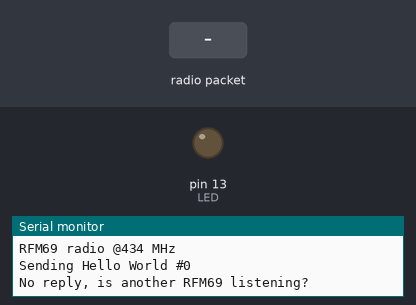
Simulated run of this sketch. Board: Arduino Uno, built with avr-gcc and run on an emulated ATmega328P. On the bench: output pins drawn as LEDs (lit = HIGH), the last lines printed to the serial monitor. Dashed ring = blinking. The test bench sets the inputs (shaded band). No radio packets arrive unless stated; pins used as bus, display or sensor lines are not drawn.

Above: at 1.9 s.
2.0 s: radio packet "1" arrives
At 2.65 s:
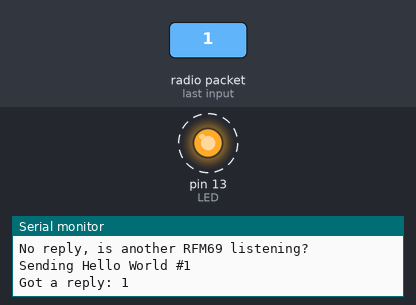
Timing chart, 0 to 5.0 s (numbered marks = the images above; inputs shaded):
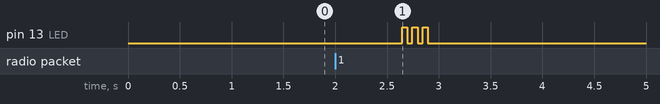

Measured:
- after the input at 2.0 s, pin 13 (LED): alternates HIGH for 0.05 s and LOW for 0.05 s, 6 changes in all, then stays LOW, starting after 0.65 s

The sketch:

RFM69HCW_Raw_Tx.ino
```cpp
// rf69 demo tx rx.pde
// -*- mode: C++ -*-
// Example sketch showing how to create a simple messaging client
// with the RH_RF69 class. RH_RF69 class does not provide for addressing
// or reliability, so you should only use RH_RF69 if you do not need the
// higher level messaging abilities.
// It is designed to work with the other example RadioHead69_RawDemo_RX.
// Demonstrates the use of AES encryption, setting the frequency and
// modem configuration.

#include <SPI.h>
#include <RH_RF69.h>

// Use 434.0 for RFM96HCW / 915.0 for RFM95HCW
#define RF69_FREQ 434.0
#define RFM69_CS    4
#define RFM69_INT   3
#define RFM69_RST   2
#define LED        13


// Singleton instance of the radio driver
RH_RF69 rf69(RFM69_CS, RFM69_INT);

int16_t packetnum = 0;  // Packet counter... Incremented after every Tx

void setup() {
  Serial.begin(115200);
  //while (!Serial) delay(1); // Wait for Serial Console (comment out line if no computer)

  pinMode(LED, OUTPUT);
  pinMode(RFM69_RST, OUTPUT);
  digitalWrite(RFM69_RST, LOW); //Pull RST pin low to turn on the RFM69HCW module

  Serial.println("RFM69 TX Test!");
  Serial.println();

  // Manual reset
  digitalWrite(RFM69_RST, HIGH);
  delay(10);
  digitalWrite(RFM69_RST, LOW);
  delay(10);

  if (!rf69.init()) {
    Serial.println("RFM69 radio init failed");
    while (1);
  }
  Serial.println("RFM69 radio init OK!");
  // Defaults after init to 434.0MHz, modulation GFSK_Rb250Fd250, +13dbM (for low power module), no encryption

  if (!rf69.setFrequency(RF69_FREQ)) {
    Serial.println("setFrequency failed");
  }

  // If you are using a high power RF69 eg RFM69HW, you *must* set a Tx power with the ishighpowermodule flag set like this:
  rf69.setTxPower(20, true);  // Range from 14-20 for power, 2nd arg must be true for 69HCW

  // The encryption key has to be the same as the one in the server
  uint8_t key[] = { 0x01, 0x02, 0x03, 0x04, 0x05, 0x06, 0x07, 0x08,
                    0x01, 0x02, 0x03, 0x04, 0x05, 0x06, 0x07, 0x08};
  rf69.setEncryptionKey(key);

  Serial.print("RFM69 radio @");  Serial.print((int)RF69_FREQ);  Serial.println(" MHz");
}

void loop() {
  delay(1000);  // Wait 1 second between transmits, could also 'sleep' here!

  char radiopacket[20] = "Hello World #";
  itoa(packetnum++, radiopacket+13, 10);
  Serial.print("Sending "); Serial.println(radiopacket);

  // Send a message!
  rf69.send((uint8_t *)radiopacket, strlen(radiopacket));
  rf69.waitPacketSent();

  // Now wait for a reply
  uint8_t buf[RH_RF69_MAX_MESSAGE_LEN];
  uint8_t len = sizeof(buf);

  if (rf69.waitAvailableTimeout(500)) {
    // Should be a reply message for us now
    if (rf69.recv(buf, &len)) {
      Serial.print("Got a reply: ");
      Serial.println((char*)buf);
      Blink(LED, 50, 3); // blink LED 3 times, 50ms between blinks
    } else {
      Serial.println("Receive failed");
    }
  } else {
    Serial.println("No reply, is another RFM69 listening?");
  }
}

void Blink(byte pin, byte delay_ms, byte loops) {
  while (loops--) {
    digitalWrite(pin, HIGH);
    delay(delay_ms);
    digitalWrite(pin, LOW);
    delay(delay_ms);
  }
}
```
